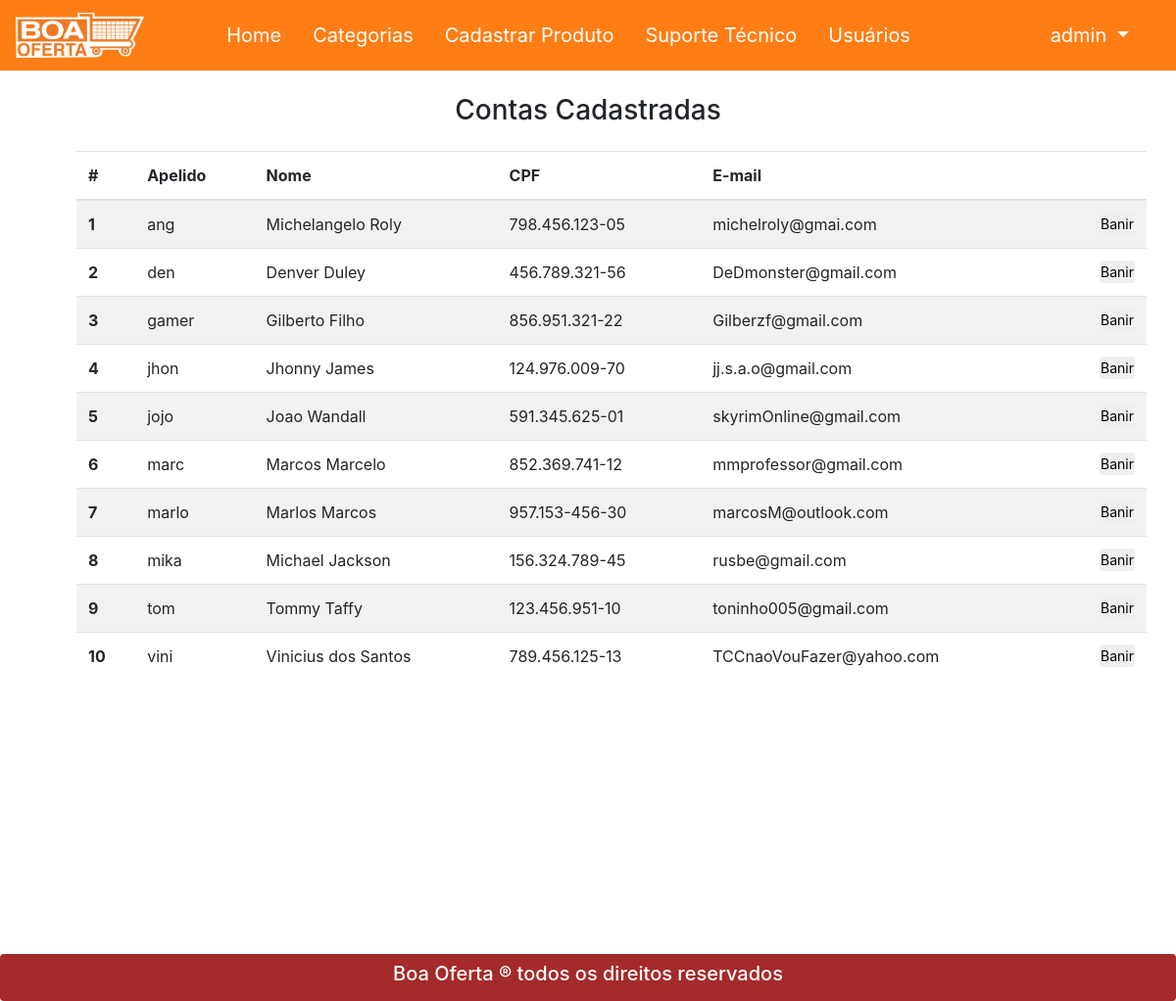
The app's page /view/usuarios.php (signed in), older data.
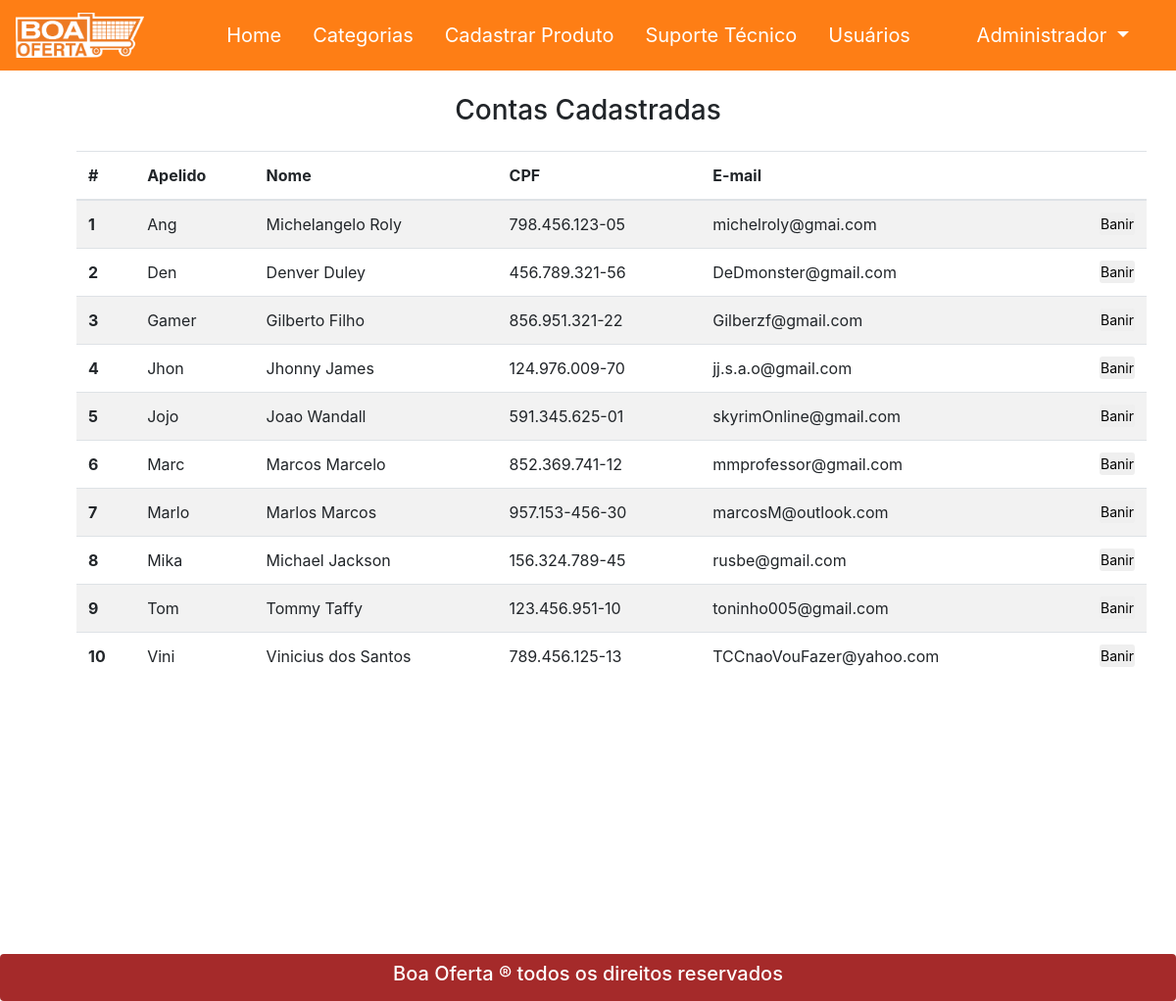
The same page, newer data.
### tables this page shows
CREATE TABLE usuarios (
cpf varchar(14) PRIMARY KEY NOT NULL,
apelido varchar(25) NOT NULL,
nome_completo varchar(150) NOT NULL,
email varchar(250) NOT NULL,
senha varchar(25) NOT NULL,
foto_usuario varchar(150),
fk_id_rua_user int NOT NULL,
fk_id_tipo int NOT NULL,
CONSTRAINT fk_usuario_id_rua FOREIGN KEY(fk_id_rua_user) REFERENCES ruas (id_rua),
CONSTRAINT fk_id_tipo FOREIGN KEY(fk_id_tipo) REFERENCES tipo_usuarios (id_tipo)
);

### view/usuarios.php (the view, shortened to what this page needs)
<?php
require_once "cabecalho.php";
require_once "../class/conexao.php";
?>
<div class="container mt-4">
	<h3 class="text-center mb-4">Contas Cadastradas</h3>
	<div class="row pl-5">
		<table class="table table-striped">
  <thead>
    <tr>
      <th scope="col">#</th>
      <th scope="col">Apelido</th>
      <th scope="col">Nome</th>
      <th scope="col">CPF</th>
      <th scope="col">E-mail</th>
      <th scope="col"></th>
    </tr>
  </thead>
  <tbody>
	<?php
	$result_usuario = "SELECT * FROM usuarios where fk_id_tipo != 1 ORDER BY apelido ASC";
	$resultado_usuario = mysqli_query($conexao, $result_usuario);
	$cont = 0;
	while($row_usuario = mysqli_fetch_assoc($resultado_usuario)){
		$cont++;
	?>
    <tr>
      <th scope="row"><?php echo $cont; ?></th>
      <td><?php echo $row_usuario['apelido']; ?></td>
      <td><?php echo $row_usuario['nome_completo']; ?></td>
      <td><?php echo $row_usuario['cpf']; ?></td>
      <td><?php echo $row_usuario['email']; ?></td>
      <td>
      	<?php
      		if ($row_usuario['apelido'] == '--') {
      	?>
      	<a href="exclusaoConta.php?cpf=<?php echo $row_usuario['cpf']; ?>&ativar=1"><button class="btn btn-sm p-0 float-right">Liberar</button></a>
      	<?php
      		}else{
      	?>
      	<a href="exclusaoConta.php?cpf=<?php echo $row_usuario['cpf']; ?>"><button class="btn btn-sm p-0 float-right">Banir</button></a>
      	<?php
      }
      ?>
     </td>
    </tr>
	<?php
	 }
		?>
		</tbody>
</table>
	</div>
</div>
<?php
require_once "rodape.php";
?>

### view/cabecalho.php (shortened to what this page needs)
  <?php
  require_once("../class/conexao.php");
  ?>
<!DOCTYPE html>
<html>
<head>
  <link rel="stylesheet" type="text/css" href="../css/bootstrap.css">
  <link rel="stylesheet" type="text/css" href="../css/estilo.css">
</head>
<body>
  <header>
    <nav class="navbar navbar-expand-lg navbar-dark" style="background: #fe7e15;">
      <a class="navbar-brand" href="index.php" style="float: left; width: 15%;"><img src="../imagens/logo/logo.png" class="w-75"></a>
      <div class="collapse navbar-collapse" id="navbarTogglerDemo02">
        <ul class="navbar-nav mr-auto mt-2 mt-lg-0">
          <li class="nav-item active ml-3">
            <a class="nav-link" href="index.php" style="font-size: 125%;">Home
            </a>
          </li>
          <li class="nav-item active ml-3">
            <a class="nav-link" href="categorias.php" style="font-size: 125%;">Categorias</a>
          </li>
          <li class="nav-item active ml-3">
            <a class="nav-link" href="cadastroProduto.php" style="font-size: 125%;">Cadastrar Produto</a>
          </li>
          <?php
          if (isset($_SESSION[ 'usuario'])) {
          $result_usuario = "SELECT * FROM usuarios where email = '$_SESSION[usuario]'";
          $resultado_usuario = mysqli_query($conexao, $result_usuario);
          while($row_usuario = mysqli_fetch_assoc($resultado_usuario)){
            if ($row_usuario['fk_id_tipo'] == 1) {
          ?>
          <li class="nav-item active ml-3 ">
            <a class="nav-link" href="mensagemSuporte.php" style="font-size: 125%;">Suporte Técnico</a>
          </li>
          <li class="nav-item active ml-3 ">
            <a class="nav-link" href="usuarios.php" style="font-size: 125%;">Usuários</a>
          </li>
          <?php
            }
          }
          }
          ?>
        </ul>
        <ul class="navbar-nav  mt-2 mt-lg-0 float-right">
        <?php
        if(isset($_SESSION['usuario'])){
        ?>
          <li class="nav-item dropdown active float-right mr-4">
            <a class="nav-link dropdown-toggle" href="#" id="navbarDropdown" role="button" data-toggle="dropdown" aria-haspopup="true" aria-expanded="false" style="font-size: 125%;">
          <?php
          $sql = "select nome_completo, apelido from usuarios where email = '$_SESSION[usuario]' ;";
          $resultado = $conexao->query($sql) OR trigger_error($conexao->error, E_USER_ERROR);
          if($consulta = $resultado->fetch_object()){
            echo ($consulta->nome_completo);
          }
          ?>
            </a>
          </li>
          <?php
          }
          ?>
        </div>
    </nav>
  </header>

Row changes from the older to the newer data that the page shows:
changed usuarios: nome_completo "admin" → "Administrador"
changed usuarios "Michelangelo Roly": apelido "ang" → "Ang"
changed usuarios "Denver Duley": apelido "den" → "Den"
changed usuarios "Gilberto Filho": apelido "gamer" → "Gamer"
changed usuarios "Jhonny James": apelido "jhon" → "Jhon"
changed usuarios "Joao Wandall": apelido "jojo" → "Jojo"
changed usuarios "Marcos Marcelo": apelido "marc" → "Marc"
changed usuarios "Marlos Marcos": apelido "marlo" → "Marlo"
changed usuarios "Michael Jackson": apelido "mika" → "Mika"
changed usuarios "Tommy Taffy": apelido "tom" → "Tom"
changed usuarios "Vinicius dos Santos": apelido "vini" → "Vini"
